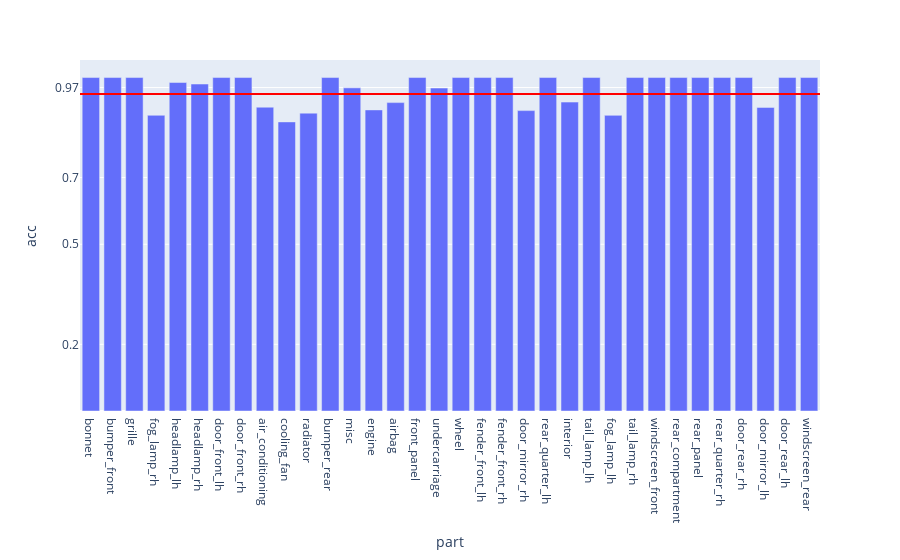

This figure's notebook cell:
### Code cell
fig = px.bar(evalMetrics, x = 'part', y = 'acc')

fig.add_hline(y=avgTn, line_width=2, line_color="red")

fig.update_layout(
    yaxis = dict(
        tickmode = 'array',
        tickvals = [np.format_float_positional(avgAcc, 2), 0.2, 0.5, 0.7],
    )
)

### Figure 1 — Plotly figure (JSON) as saved in the notebook; plotly's stock layout.template omitted (floating-point values rounded to 4 significant figures)
{"data": [{"alignmentgroup": "True", "hovertemplate": "part=%{x}<br>acc=%{y}<extra></extra>", "legendgroup": "", "marker": {"color": "#636efa", "pattern": {"shape": ""}}, "name": "", "offsetgroup": "", "orientation": "v", "showlegend": false, "textposition": "auto", "type": "bar", "x": ["bonnet", "bumper_front", "grille", "fog_lamp_rh", "headlamp_lh", "headlamp_rh", "door_front_lh", "door_front_rh", "air_conditioning", "cooling_fan", "radiator", "bumper_rear", "misc", "engine", "airbag", "front_panel", "undercarriage", "wheel", "fender_front_lh", "fender_front_rh", "door_mirror_rh", "rear_quarter_lh", "interior", "tail_lamp_lh", "fog_lamp_lh", "tail_lamp_rh", "windscreen_front", "rear_compartment", "rear_panel", "rear_quarter_rh", "door_rear_rh", "door_mirror_lh", "door_rear_lh", "windscreen_rear"], "xaxis": "x", "y": [1, 1, 1, 0.8868, 0.9851, 0.9806, 1, 1, 0.9111, 0.867, 0.8933, 1, 0.9691, 0.903, 0.9248, 1, 0.9685, 1, 1, 1, 0.9009, 1, 0.9264, 1, 0.8866, 1, 1, 1, 1, 1, 1, 0.9105, 1, 1], "yaxis": "y"}], "layout": {"barmode": "relative", "legend": {"tracegroupgap": 0}, "margin": {"t": 60}, "shapes": [{"line": {"color": "red", "width": 2}, "type": "line", "x0": 0, "x1": 1, "xref": "x domain", "y0": 0.9508, "y1": 0.9508, "yref": "y"}], "xaxis": {"anchor": "y", "domain": [0, 1], "title": {"text": "part"}}, "yaxis": {"anchor": "x", "domain": [0, 1], "tickmode": "array", "tickvals": ["0.97", 0.2, 0.5, 0.7], "title": {"text": "acc"}}}}
